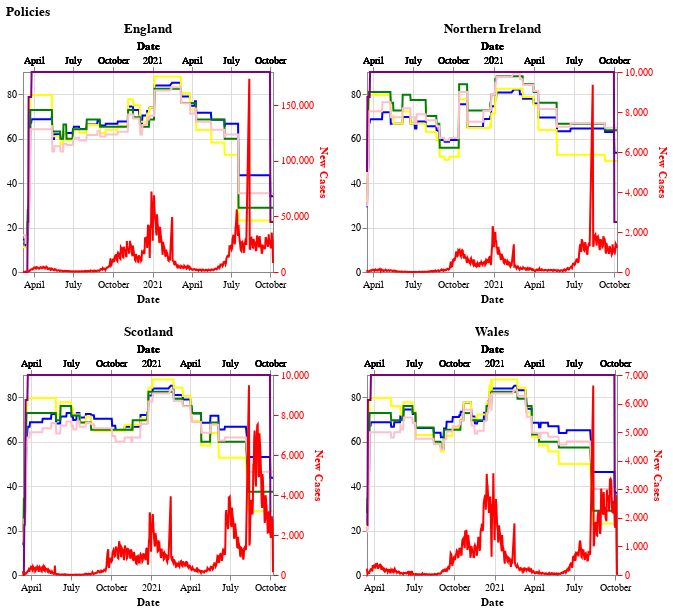

The notebook cell saved with this chart:
### Markdown cell above
### Altair 

The first visualization is a line chart plotted in Altair platform to mirror the responsiveness and effectiveness of the policies in terms of reducing daily new Covid-19 cases across time. Each of the four regions in the UK is plotted seperately to show whether the policies and disease progression are consistent across regions in the country.

### Code cell
alt.data_transformers.disable_max_rows()

chart1 = alt.Chart(data).mark_line(color='blue').encode(
    alt.X('Date:T'),
    alt.Y('GovernmentResponseIndex:Q', axis=alt.Axis(title=None)),
    tooltip=['Date:T', 'GovernmentResponseIndex:Q'])

chart2 = alt.Chart(data).mark_line(color='yellow').encode(
    alt.X('Date:T'),
    alt.Y('StringencyIndex:Q', axis=alt.Axis(title=None, labels=False, ticks=False)),
    tooltip=['Date:T', 'StringencyIndex:Q'])

chart3 = alt.Chart(data).mark_line(color='green').encode(
    alt.X('Date:T'),
    alt.Y('StringencyLegacyIndex:Q', axis=alt.Axis(title=None, labels=False, ticks=False)),
    tooltip=['Date:T', 'StringencyLegacyIndex:Q']
    )

chart4 = alt.Chart(data).mark_line(color='pink').encode(
    alt.X('Date:T'),
    alt.Y('ContainmentHealthIndex:Q', axis=alt.Axis(title=None, labels=False, ticks=False)),
    tooltip=['Date:T', 'ContainmentHealthIndex:Q']
    )

chart5 = alt.Chart(data).mark_line(color='purple').encode(
    alt.X('Date:T'),
    alt.Y('EconomicSupportIndex:Q', axis=alt.Axis(title=None, labels=False, ticks=False)),
     tooltip=['Date:T', 'EconomicSupportIndex:Q'])

chart_new_case = alt.Chart(data).mark_line(color='red').encode(
    alt.X('Date:T'),
    alt.Y('NewCasesByDay:Q', axis=alt.Axis(title='New Cases', titleColor='red', tickColor='red', labelColor='red')),
    tooltip=['Date:T', 'NewCasesByDay:Q'])


alt.concat(*(
    alt.layer(chart1, chart2, 
              chart3, chart4, 
              chart5, chart_new_case,
              title=f"{val}", 
              width=250, height=200)\
             .transform_filter(alt.datum.RegionName == val).resolve_scale(y='independent',x='independent')\
    for val in data.RegionName.unique()
)).properties(columns=2, 
              title='Policies')

### Figure 1 — Vega-Lite specification as saved in the notebook (floating-point values rounded to 4 significant figures; data arrays with more than 128 entries replaced by an {"elided": "..."} marker saying what was removed)
{"config": {"view": {"continuousWidth": 400, "continuousHeight": 300}}, "concat": [{"layer": [{"mark": {"type": "line", "color": "blue"}, "encoding": {"tooltip": [{"type": "temporal", "field": "Date"}, {"type": "quantitative", "field": "GovernmentResponseIndex"}], "x": {"type": "temporal", "field": "Date"}, "y": {"type": "quantitative", "axis": {"title": null}, "field": "GovernmentResponseIndex"}}}, {"mark": {"type": "line", "color": "yellow"}, "encoding": {"tooltip": [{"type": "temporal", "field": "Date"}, {"type": "quantitative", "field": "StringencyIndex"}], "x": {"type": "temporal", "field": "Date"}, "y": {"type": "quantitative", "axis": {"labels": false, "ticks": false, "title": null}, "field": "StringencyIndex"}}}, {"mark": {"type": "line", "color": "green"}, "encoding": {"tooltip": [{"type": "temporal", "field": "Date"}, {"type": "quantitative", "field": "StringencyLegacyIndex"}], "x": {"type": "temporal", "field": "Date"}, "y": {"type": "quantitative", "axis": {"labels": false, "ticks": false, "title": null}, "field": "StringencyLegacyIndex"}}}, {"mark": {"type": "line", "color": "pink"}, "encoding": {"tooltip": [{"type": "temporal", "field": "Date"}, {"type": "quantitative", "field": "ContainmentHealthIndex"}], "x": {"type": "temporal", "field": "Date"}, "y": {"type": "quantitative", "axis": {"labels": false, "ticks": false, "title": null}, "field": "ContainmentHealthIndex"}}}, {"mark": {"type": "line", "color": "purple"}, "encoding": {"tooltip": [{"type": "temporal", "field": "Date"}, {"type": "quantitative", "field": "EconomicSupportIndex"}], "x": {"type": "temporal", "field": "Date"}, "y": {"type": "quantitative", "axis": {"labels": false, "ticks": false, "title": null}, "field": "EconomicSupportIndex"}}}, {"mark": {"type": "line", "color": "red"}, "encoding": {"tooltip": [{"type": "temporal", "field": "Date"}, {"type": "quantitative", "field": "NewCasesByDay"}], "x": {"type": "temporal", "field": "Date"}, "y": {"type": "quantitative", "axis": {"labelColor": "red", "tickColor": "red", "title": "New Cases", "titleColor": "red"}, "field": "NewCasesByDay"}}}], "height": 200, "resolve": {"scale": {"x": "independent", "y": "independent"}}, "title": "England", "transform": [{"filter": "(datum.RegionName === 'England')"}], "width": 250}, {"layer": [{"mark": {"type": "line", "color": "blue"}, "encoding": {"tooltip": [{"type": "temporal", "field": "Date"}, {"type": "quantitative", "field": "GovernmentResponseIndex"}], "x": {"type": "temporal", "field": "Date"}, "y": {"type": "quantitative", "axis": {"title": null}, "field": "GovernmentResponseIndex"}}}, {"mark": {"type": "line", "color": "yellow"}, "encoding": {"tooltip": [{"type": "temporal", "field": "Date"}, {"type": "quantitative", "field": "StringencyIndex"}], "x": {"type": "temporal", "field": "Date"}, "y": {"type": "quantitative", "axis": {"labels": false, "ticks": false, "title": null}, "field": "StringencyIndex"}}}, {"mark": {"type": "line", "color": "green"}, "encoding": {"tooltip": [{"type": "temporal", "field": "Date"}, {"type": "quantitative", "field": "StringencyLegacyIndex"}], "x": {"type": "temporal", "field": "Date"}, "y": {"type": "quantitative", "axis": {"labels": false, "ticks": false, "title": null}, "field": "StringencyLegacyIndex"}}}, {"mark": {"type": "line", "color": "pink"}, "encoding": {"tooltip": [{"type": "temporal", "field": "Date"}, {"type": "quantitative", "field": "ContainmentHealthIndex"}], "x": {"type": "temporal", "field": "Date"}, "y": {"type": "quantitative", "axis": {"labels": false, "ticks": false, "title": null}, "field": "ContainmentHealthIndex"}}}, {"mark": {"type": "line", "color": "purple"}, "encoding": {"tooltip": [{"type": "temporal", "field": "Date"}, {"type": "quantitative", "field": "EconomicSupportIndex"}], "x": {"type": "temporal", "field": "Date"}, "y": {"type": "quantitative", "axis": {"labels": false, "ticks": false, "title": null}, "field": "EconomicSupportIndex"}}}, {"mark": {"type": "line", "color": "red"}, "encoding": {"tooltip": [{"type": "temporal", "field": "Date"}, {"type": "quantitative", "field": "NewCasesByDay"}], "x": {"type": "temporal", "field": "Date"}, "y": {"type": "quantitative", "axis": {"labelColor": "red", "tickColor": "red", "title": "New Cases", "titleColor": "red"}, "field": "NewCasesByDay"}}}], "height": 200, "resolve": {"scale": {"x": "independent", "y": "independent"}}, "title": "Northern Ireland", "transform": [{"filter": "(datum.RegionName === 'Northern Ireland')"}], "width": 250}, {"layer": [{"mark": {"type": "line", "color": "blue"}, "encoding": {"tooltip": [{"type": "temporal", "field": "Date"}, {"type": "quantitative", "field": "GovernmentResponseIndex"}], "x": {"type": "temporal", "field": "Date"}, "y": {"type": "quantitative", "axis": {"title": null}, "field": "GovernmentResponseIndex"}}}, {"mark": {"type": "line", "color": "yellow"}, "encoding": {"tooltip": [{"type": "temporal", "field": "Date"}, {"type": "quantitative", "field": "StringencyIndex"}], "x": {"type": "temporal", "field": "Date"}, "y": {"type": "quantitative", "axis": {"labels": false, "ticks": false, "title": null}, "field": "StringencyIndex"}}}, {"mark": {"type": "line", "color": "green"}, "encoding": {"tooltip": [{"type": "temporal", "field": "Date"}, {"type": "quantitative", "field": "StringencyLegacyIndex"}], "x": {"type": "temporal", "field": "Date"}, "y": {"type": "quantitative", "axis": {"labels": false, "ticks": false, "title": null}, "field": "StringencyLegacyIndex"}}}, {"mark": {"type": "line", "color": "pink"}, "encoding": {"tooltip": [{"type": "temporal", "field": "Date"}, {"type": "quantitative", "field": "ContainmentHealthIndex"}], "x": {"type": "temporal", "field": "Date"}, "y": {"type": "quantitative", "axis": {"labels": false, "ticks": false, "title": null}, "field": "ContainmentHealthIndex"}}}, {"mark": {"type": "line", "color": "purple"}, "encoding": {"tooltip": [{"type": "temporal", "field": "Date"}, {"type": "quantitative", "field": "EconomicSupportIndex"}], "x": {"type": "temporal", "field": "Date"}, "y": {"type": "quantitative", "axis": {"labels": false, "ticks": false, "title": null}, "field": "EconomicSupportIndex"}}}, {"mark": {"type": "line", "color": "red"}, "encoding": {"tooltip": [{"type": "temporal", "field": "Date"}, {"type": "quantitative", "field": "NewCasesByDay"}], "x": {"type": "temporal", "field": "Date"}, "y": {"type": "quantitative", "axis": {"labelColor": "red", "tickColor": "red", "title": "New Cases", "titleColor": "red"}, "field": "NewCasesByDay"}}}], "height": 200, "resolve": {"scale": {"x": "independent", "y": "independent"}}, "title": "Scotland", "transform": [{"filter": "(datum.RegionName === 'Scotland')"}], "width": 250}, {"layer": [{"mark": {"type": "line", "color": "blue"}, "encoding": {"tooltip": [{"type": "temporal", "field": "Date"}, {"type": "quantitative", "field": "GovernmentResponseIndex"}], "x": {"type": "temporal", "field": "Date"}, "y": {"type": "quantitative", "axis": {"title": null}, "field": "GovernmentResponseIndex"}}}, {"mark": {"type": "line", "color": "yellow"}, "encoding": {"tooltip": [{"type": "temporal", "field": "Date"}, {"type": "quantitative", "field": "StringencyIndex"}], "x": {"type": "temporal", "field": "Date"}, "y": {"type": "quantitative", "axis": {"labels": false, "ticks": false, "title": null}, "field": "StringencyIndex"}}}, {"mark": {"type": "line", "color": "green"}, "encoding": {"tooltip": [{"type": "temporal", "field": "Date"}, {"type": "quantitative", "field": "StringencyLegacyIndex"}], "x": {"type": "temporal", "field": "Date"}, "y": {"type": "quantitative", "axis": {"labels": false, "ticks": false, "title": null}, "field": "StringencyLegacyIndex"}}}, {"mark": {"type": "line", "color": "pink"}, "encoding": {"tooltip": [{"type": "temporal", "field": "Date"}, {"type": "quantitative", "field": "ContainmentHealthIndex"}], "x": {"type": "temporal", "field": "Date"}, "y": {"type": "quantitative", "axis": {"labels": false, "ticks": false, "title": null}, "field": "ContainmentHealthIndex"}}}, {"mark": {"type": "line", "color": "purple"}, "encoding": {"tooltip": [{"type": "temporal", "field": "Date"}, {"type": "quantitative", "field": "EconomicSupportIndex"}], "x": {"type": "temporal", "field": "Date"}, "y": {"type": "quantitative", "axis": {"labels": false, "ticks": false, "title": null}, "field": "EconomicSupportIndex"}}}, {"mark": {"type": "line", "color": "red"}, "encoding": {"tooltip": [{"type": "temporal", "field": "Date"}, {"type": "quantitative", "field": "NewCasesByDay"}], "x": {"type": "temporal", "field": "Date"}, "y": {"type": "quantitative", "axis": {"labelColor": "red", "tickColor": "red", "title": "New Cases", "titleColor": "red"}, "field": "NewCasesByDay"}}}], "height": 200, "resolve": {"scale": {"x": "independent", "y": "independent"}}, "title": "Wales", "transform": [{"filter": "(datum.RegionName === 'Wales')"}], "width": 250}], "columns": 2, "data": {"name": "data-37c366ee3ca3436c471b1ac47af45fb1"}, "title": "Policies", "$schema": "https://vega.github.io/schema/vega-lite/v4.8.1.json", "datasets": {"data-37c366ee3ca3436c471b1ac47af45fb1": {"elided": "2245 records"}}}
